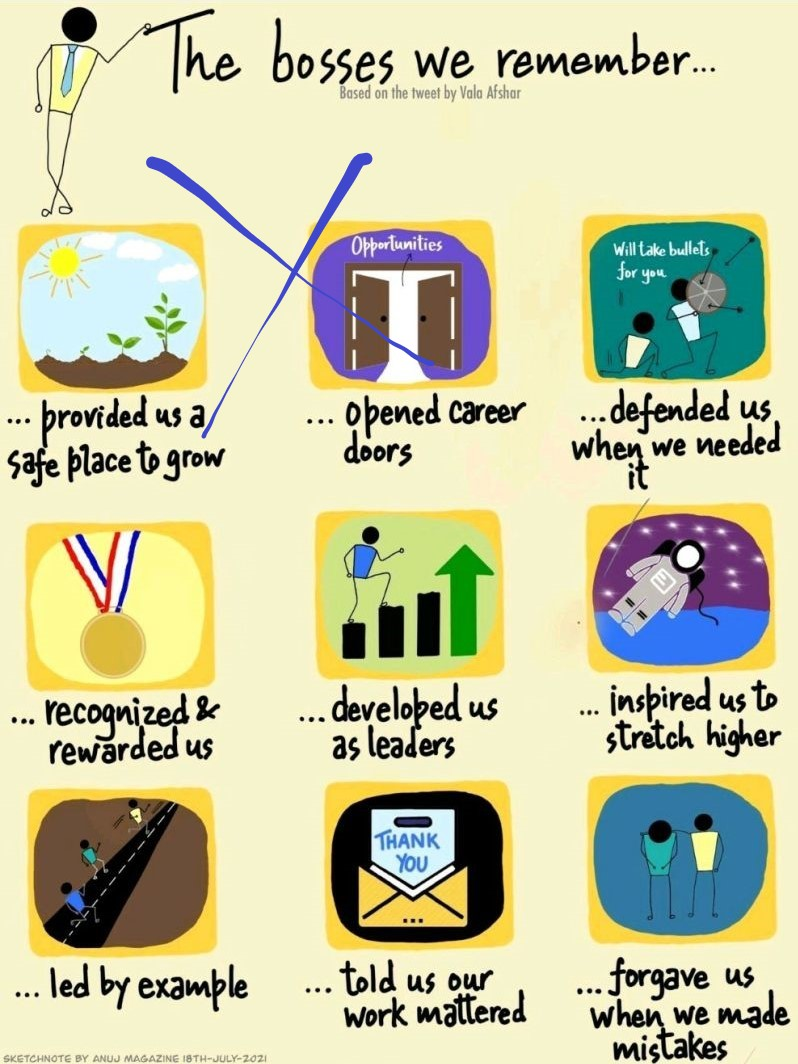
#> input picture 1631457997498.jpg, 798 x 1064 px
$ python image_compression_svd.py
#> lines starting #> are read from the running program, lines starting #| are printed output that depends on the picture
# -*- coding: utf-8 -*-
"""
Created on Tue Sep 21 23:24:13 2021

@author: Mahfuz_Shazol
"""

import time
from PIL import Image
import matplotlib.pyplot as plt
import numpy as np
import imageio

img=Image.open('1631457997498.jpg')
#> img is the input picture: PIL image 798x1064 RGB; mean R, G, B 201.5, 201.8, 165.2
# plt.imshow(img)

imggray=img.convert('LA')
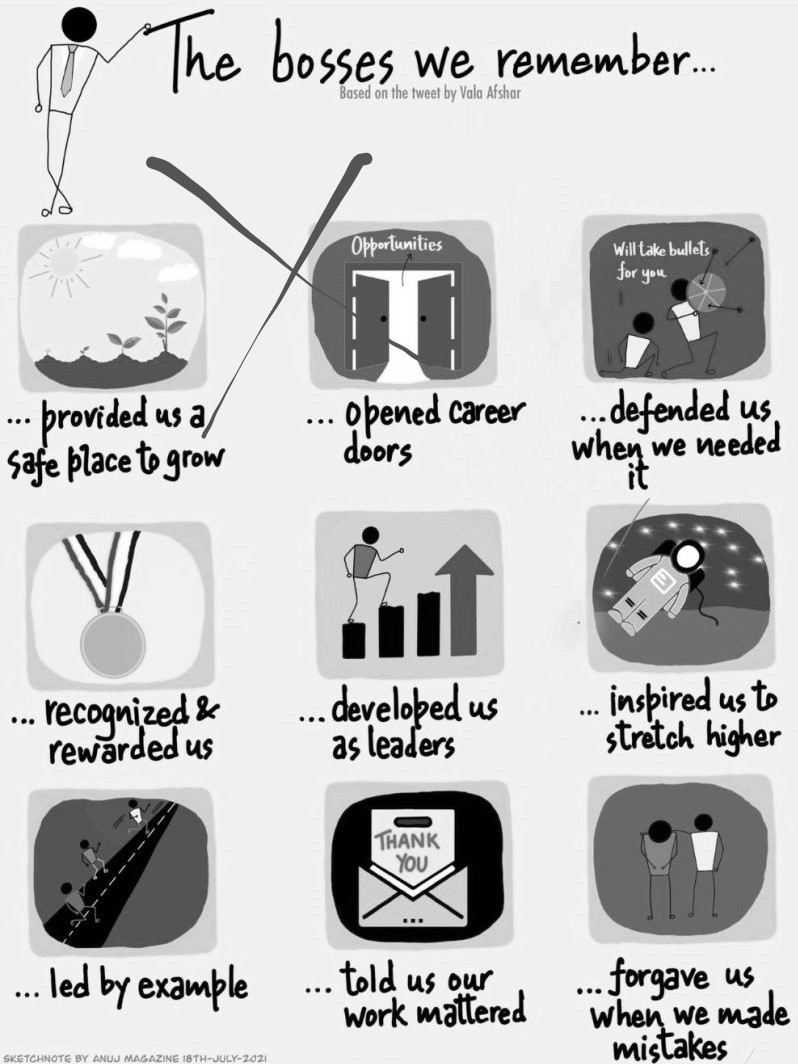
#> imggray: PIL image 798x1064 LA; mean R, G, B, A 197.5, 197.5, 197.5, 255
plt.imshow(imggray)

imgmat=np.array(list(imggray.getdata(band=0)),float)
#print(imgmat)
#print(imggray.size[1],imggray.size[0])
imgmat.shape=imggray.size[1],imggray.size[0]

imgmat=np.matrix(imgmat)
plt.imshow(imgmat,cmap='gray')
#print(imgmat)

U, sigma, V=np.linalg.svd(imgmat)
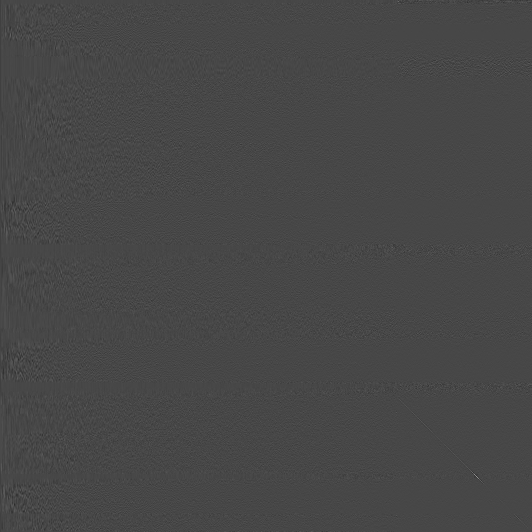
#> U: shape (1064, 1064) float64 (shown at 1/2 size); min -0.325, max 0.837, mean -2.43e-05; drawn with min black and max white
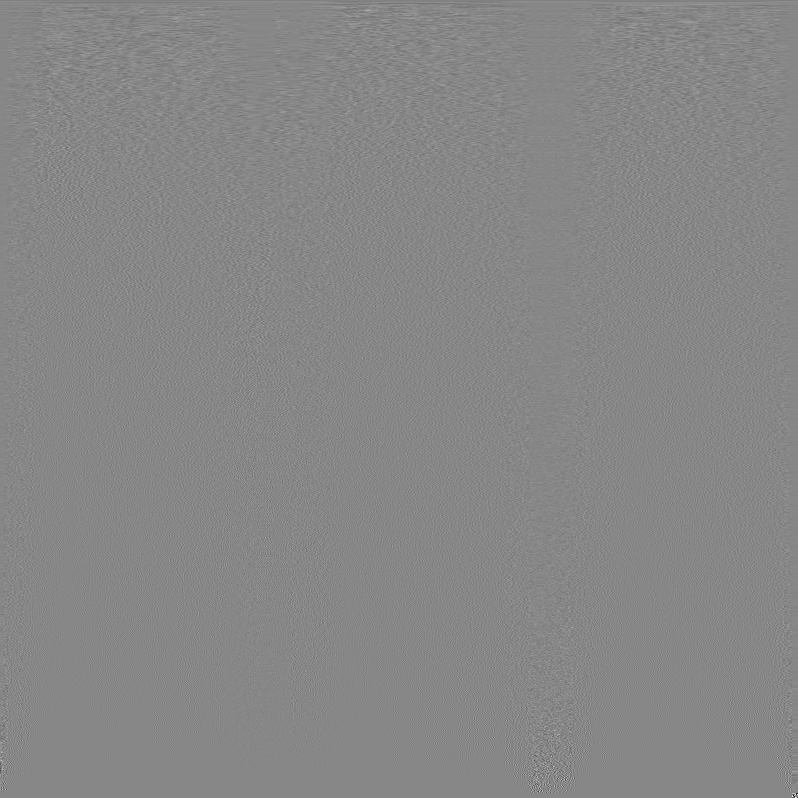
#> V: shape (798, 798) float64; min -0.816, max 0.723, mean -4.67e-05; drawn with min black and max white
#> sigma = 798 values, max 185604 at index 0, min 1.83e-11 at index 797, mean 955.2

# [6 lines of commented-out code are left out]

resonstract_img=np.matrix(U[:,:128]) * np.diag(sigma[:128]) * np.matrix(V[:128,:])
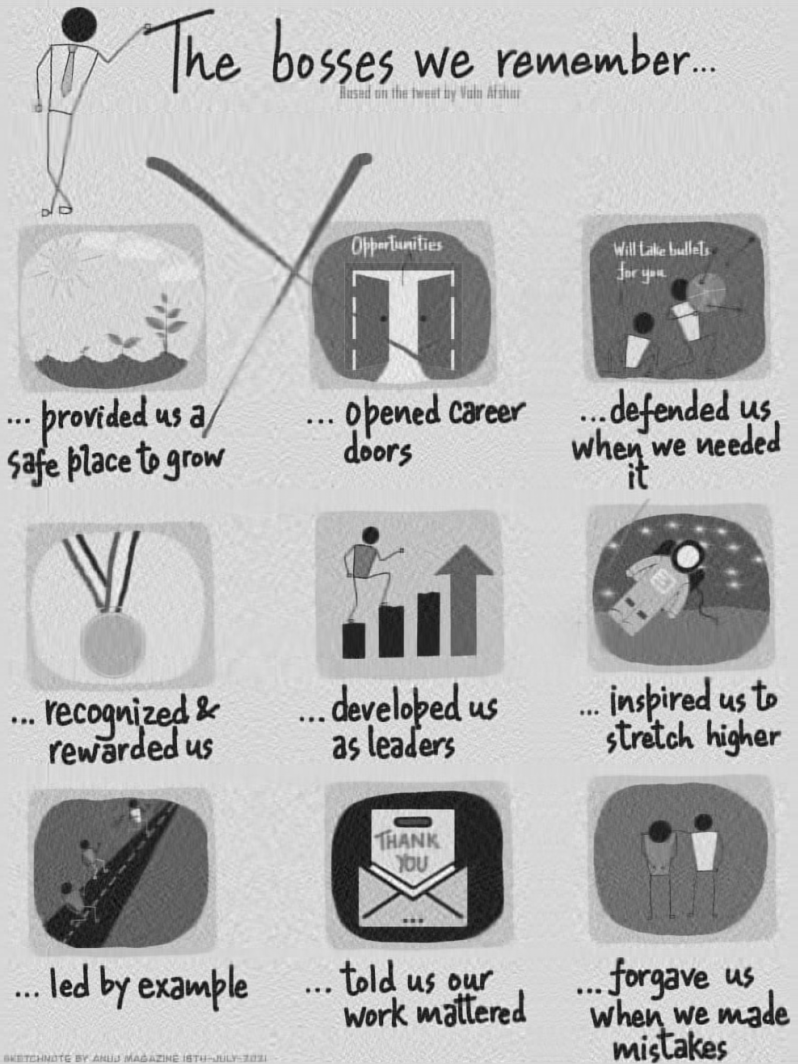
#> resonstract_img: shape (1064, 798) float64; min -45.7, max 293.1, mean 197.5; drawn with min black and max white


cImg=Image.fromarray(resonstract_img)
#cImg=cImg.convert('L')
#plt.imshow(cImg)
imageio.imwrite('compressedImage.jpeg', cImg)
